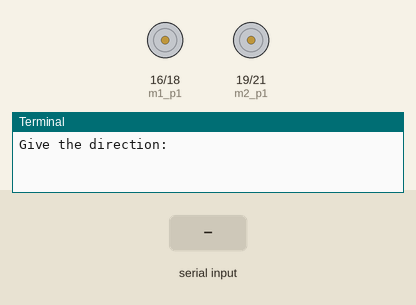
Recording of a program running on a simulated Raspberry Pi (header pin numbers). Shown: motor-driver pin pairs drawn as motors (green arrow = first pin HIGH = forward, orange = second pin HIGH = backward, longer = more drive, scaled by the enable pin), the last lines printed to the terminal. The inputs (shaded band) are chosen by the test bench.

Above: at 1.2 s.
1.3 s: "forward" typed at the terminal
At 1.7 s:
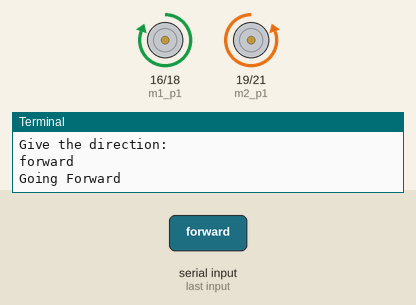
3.3 s: "backward" typed at the terminal
At 3.7 s:
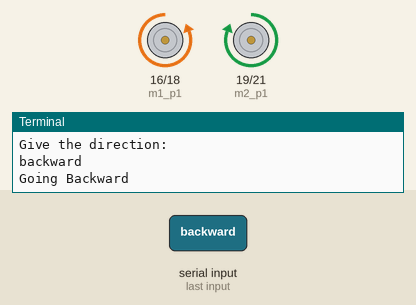
5.3 s: "right" typed at the terminal
At 5.7 s:
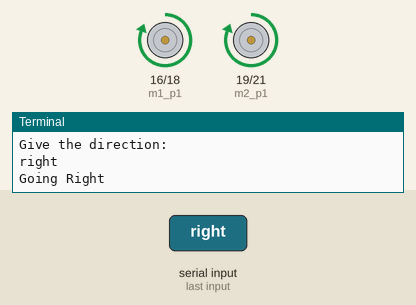
7.3 s: "left" typed at the terminal
At 7.7 s:
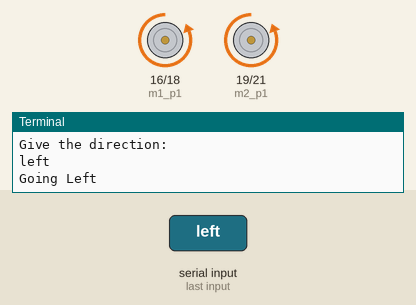
Timing chart, 0 to 10.3 s (numbered marks = the images above; inputs shaded):
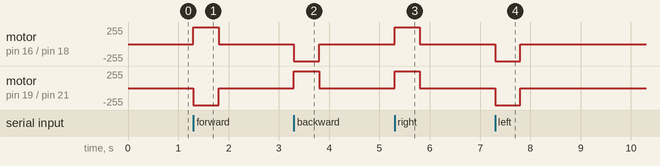

Measured:
- after the input at 1.3 s, motor on pin 16 (m1_p1) / pin 18 (m1_p2): stopped → forward 255/255 at once, → stopped 0.50 s later; motor on pin 19 (m2_p1) / pin 21 (m2_p2): stopped → backward 255/255 at once, → stopped 0.50 s later
- after the input at 3.3 s, motor on pin 16 (m1_p1) / pin 18 (m1_p2): stopped → backward 255/255 at once, → stopped 0.50 s later; motor on pin 19 (m2_p1) / pin 21 (m2_p2): stopped → forward 255/255 at once, → stopped 0.50 s later
- after the input at 5.3 s, motor on pin 16 (m1_p1) / pin 18 (m1_p2), motor on pin 19 (m2_p1) / pin 21 (m2_p2): stopped → forward 255/255 at once, → stopped 0.50 s later
- after the input at 7.3 s, motor on pin 16 (m1_p1) / pin 18 (m1_p2), motor on pin 19 (m2_p1) / pin 21 (m2_p2): stopped → backward 255/255 at once, → stopped 0.50 s later

The program:

car.py
```python
import time
import RPi.GPIO as GPIO

GPIO.setwarnings(False)
m1_p1 = 16
m1_p2 = 18
m1_en = 22
m2_p1 = 19
m2_p2 = 21
m2_en = 23
GPIO.setmode(GPIO.BOARD)
GPIO.setup(m1_p1,GPIO.OUT)
GPIO.setup(m1_p2,GPIO.OUT)
GPIO.setup(m2_p1,GPIO.OUT)
GPIO.setup(m2_p2,GPIO.OUT)
GPIO.setup(m1_en,GPIO.OUT)
GPIO.setup(m2_en,GPIO.OUT)

try:
	while True:
		k = raw_input("Give the direction: ");
		if k=='forward':
			print("Going Forward")
			GPIO.output(m1_p1,GPIO.HIGH)
			GPIO.output(m1_p2,GPIO.LOW)
			GPIO.output(m1_en,GPIO.HIGH)
			GPIO.output(m2_p1,GPIO.LOW)
			GPIO.output(m2_p2,GPIO.HIGH)
			GPIO.output(m2_en,GPIO.HIGH)
			time.sleep(0.5)
			GPIO.output(m1_en,GPIO.LOW)
			GPIO.output(m2_en,GPIO.LOW)
		elif k=='backward':
			print ("Going Backward")
			GPIO.output(m1_p1,GPIO.LOW)
			GPIO.output(m1_p2,GPIO.HIGH)
			GPIO.output(m1_en,GPIO.HIGH)
			GPIO.output(m2_p1,GPIO.HIGH)
			GPIO.output(m2_p2,GPIO.LOW)
			GPIO.output(m2_en,GPIO.HIGH)
			time.sleep(0.5)
			GPIO.output(m1_en,GPIO.LOW)
			GPIO.output(m2_en,GPIO.LOW)
		elif k=='right':
			print ("Going Right")
			GPIO.output(m1_p1,GPIO.HIGH)
			GPIO.output(m1_p2,GPIO.LOW)
			GPIO.output(m1_en,GPIO.HIGH)
			GPIO.output(m2_p1,GPIO.HIGH)
			GPIO.output(m2_p2,GPIO.LOW)
			GPIO.output(m2_en,GPIO.HIGH)
			time.sleep(0.5)
			GPIO.output(m1_en,GPIO.LOW)
			GPIO.output(m2_en,GPIO.LOW)
		elif k=='left':
			print ("Going Left")
			GPIO.output(m1_p1,GPIO.LOW)
			GPIO.output(m1_p2,GPIO.HIGH)
			GPIO.output(m1_en,GPIO.HIGH)
			GPIO.output(m2_p1,GPIO.LOW)
			GPIO.output(m2_p2,GPIO.HIGH)
			GPIO.output(m2_en,GPIO.HIGH)
			time.sleep(0.5)
			GPIO.output(m1_en,GPIO.LOW)
			GPIO.output(m2_en,GPIO.LOW)

except KeyboardInterrupt:
		GPIO.cleanup()
```
